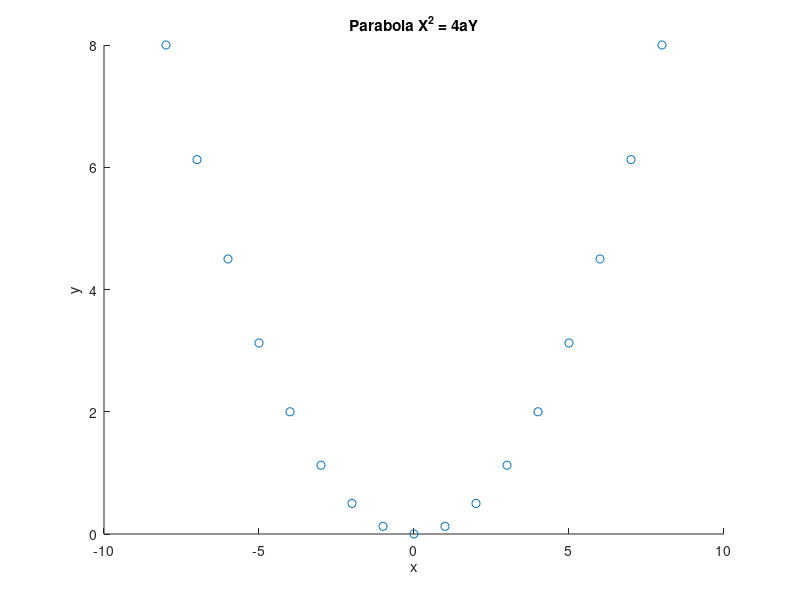

This figure's MATLAB source:
% Scatter Plot in Octave/Matlab

% Plotting scatter points of function Parabola Y = (X.^2)/4a


x = -8:1:8;
a = 2;
y = (x.^2)./(4*a);


scatter(x,y,[]) % x versus y, [] gives arguments for marker size
xlabel('x');
ylabel('y');
title("Parabola X^2 = 4aY");

% For filled markers
% scatter(x,y,[],"filled")  